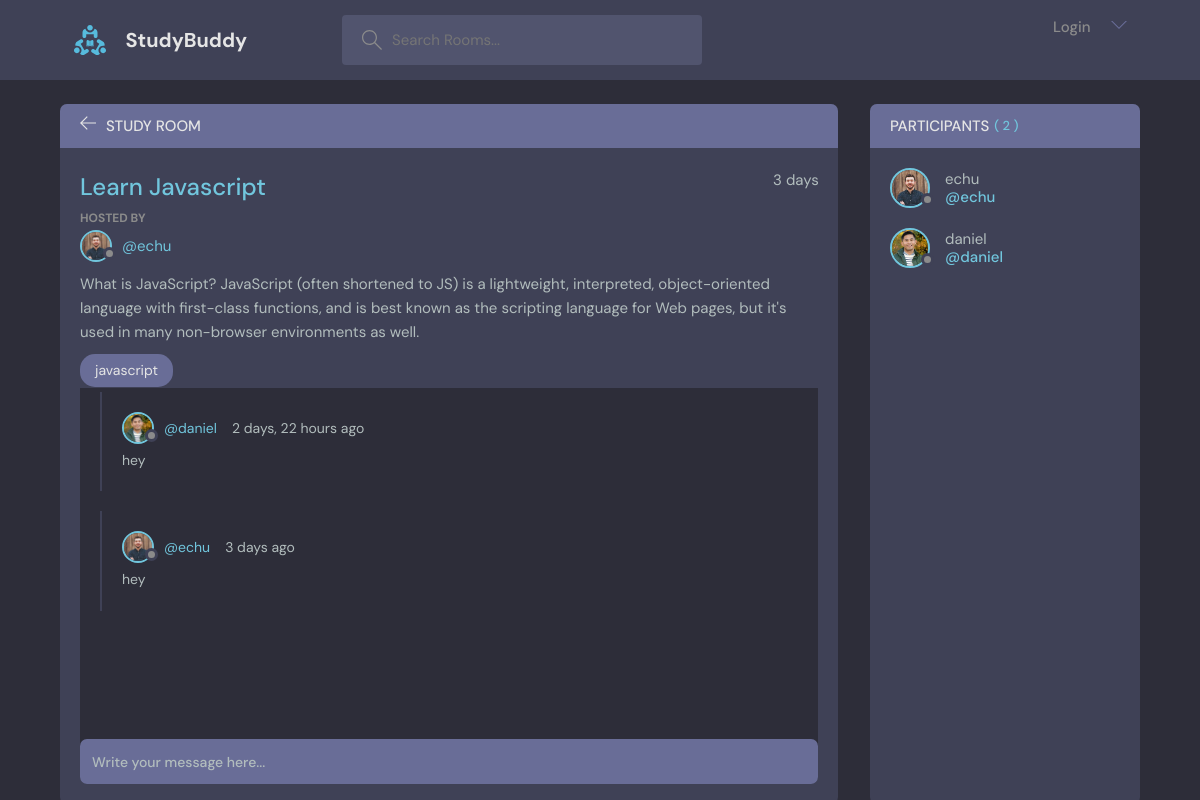
The app's page /room/2 with its own data.
### base/models.py (models this page shows, shortened)
class Room(models.Model):
    topic = models.ForeignKey(Topic, on_delete=models.SET_NULL, null=True)
    host = models.ForeignKey(User, on_delete=models.CASCADE, null=True)
    name = models.CharField(max_length=200, null=False)
    participants = models.ManyToManyField(User, related_name="participants", blank=True)
    description = models.TextField(null=True, blank=True)
    updated = models.DateTimeField(auto_now=True)
    created = models.DateTimeField(auto_now_add=True)
    class Meta:
        ordering = ['-updated', '-created']

class User(AbstractUser):
    name = models.CharField(max_length=50, null=False)
    email = models.EmailField(max_length=30, unique=True, null=False)
    bio = models.TextField(null=True)
    avatar = models.ImageField(null=False, default='avatar.svg')
    USERNAME_FIELD = 'email'
    REQUIRED_FIELDS = []
    def __str__(self):
        return self.name

class Topic(models.Model):
    name = models.CharField(max_length=200, null=False)
    def __str__(self):
        return self.name

class Message(models.Model):
    user = models.ForeignKey(User, on_delete=models.CASCADE)
    room = models.ForeignKey(Room, on_delete=models.CASCADE)
    body = models.TextField()
    updated = models.DateTimeField(auto_now=True)
    created = models.DateTimeField(auto_now_add=True)
    class Meta:
        ordering = ['-updated', '-created']

### base/views.py (the view)
# urls.py: path('room/<str:pk>', views.room, name="room"),
def room(request,pk):
    room = Room.objects.get(id=pk)
    room_messages = room.message_set.all()
    participants = room.participants.all()
    if request.method == 'POST':
        Message.objects.create(user=request.user, room=room, body=request.POST.get('body'))
        room.participants.add(request.user)
        return redirect('room', pk=room.id)
    context = {'room': room, 'room_messages': room_messages, 'participants':participants}
    return render(request, 'base/room.html', context)

### base/templates/base/room.html (shortened to what this page needs)
{% extends 'index.html' %}
{% block content %}
<main class="profile-page layout layout--2">
    <div class="container">
      <div class="room">
        <div class="room__top">
          <div class="room__topLeft">
            <a href="{% url 'home' %}">
              <svg version="1.1" xmlns="http://www.w3.org/2000/svg" width="32" height="32" viewBox="0 0 32 32">
                <title>arrow-left</title>
                <path
                  d="M13.723 2.286l-13.723 13.714 13.719 13.714 1.616-1.611-10.96-10.96h27.625v-2.286h-27.625l10.965-10.965-1.616-1.607z"
                ></path>
              </svg>
            </a>
            <h3>Study Room</h3>
          </div>
        </div>
        <div class="room__box scroll">
          <div class="room__header scroll">
            <div class="room__info">
              <h3>{{ room.name }}</h3>
              <span>{{ room.created|timesince }}</span>
            </div>
            <div class="room__hosted">
              <p>Hosted By</p>
              <a href="{% url 'profile' room.host.id %}" class="room__author">
                <div class="avatar avatar--small">
                  <img src="{{ room.host.avatar.url }}" />
                </div>
                <span>@{{ room.host }}</span>
              </a>
            </div>
            <div class="room__details"> {{ room.description }}</div>
            <span class="room__topics">{{ room.topic }}</span>
          </div>
          <div class="room__conversation">
            <div class="threads scroll">
            {% for message in room_messages %}
              <div class="thread">
                <div class="thread__top">
                  <div class="thread__author">
                    <a href="{% url 'profile' message.user.id %}" class="thread__authorInfo">
                      <div class="avatar avatar--small">
                        <img src="{{ message.user.avatar.url }}" />
                      </div>
                      <span>@{{ message.user }}</span>
                    </a>
                    <span class="thread__date">{{ message.created|timesince }} ago</span>
                  </div>
                </div>
                <div class="thread__details">
                  {{ message.body }}
                </div>
              </div>
              {% endfor %}
            </div>
          </div>
        </div>
        <div class="room__message">
          <form method="POST" action="">
            <input type="text" name="body" placeholder="Write your message here..." />
        </form>
        </div>
      </div>
      <div class="participants">
        <h3 class="participants__top">Participants <span>( {{ participants.all.count }} )</span></h3>
        <div class="participants__list scroll">
            {% for user in participants %}
            <a href="{% url 'profile' user.id %}" class="participant">
                <div class="avatar avatar--medium">
                  <img src="{{ user.avatar.url }}" />
                </div>
                <p>
                  {{ user.username }}
                  <span>@{{ user.username }}</span>
                </p>
              </a>
            {% endfor %}
        </div>
      </div>
    </div>
  </main>
{% endblock %}

### records on screen
Room: name "Learn Javascript", created "3 days", host.avatar (picture), host "echu", description "What is JavaScript? JavaScript (often shortened to JS) is a lightweight, interpreted, object-oriented language with first-class functions, and is best known as the scripting language for Web pages, but it's used in many non-browser environments as well.", topic "javascript"
Message: user.avatar (picture), user "daniel", created "2 days, 22 hours", body "hey"
Message: user.avatar (picture), user "echu", created "3 days", body "hey"
User: avatar (picture), username "echu"
User: avatar (picture), username "daniel"

### other values on screen
{{ participants.all.count }} "2"
